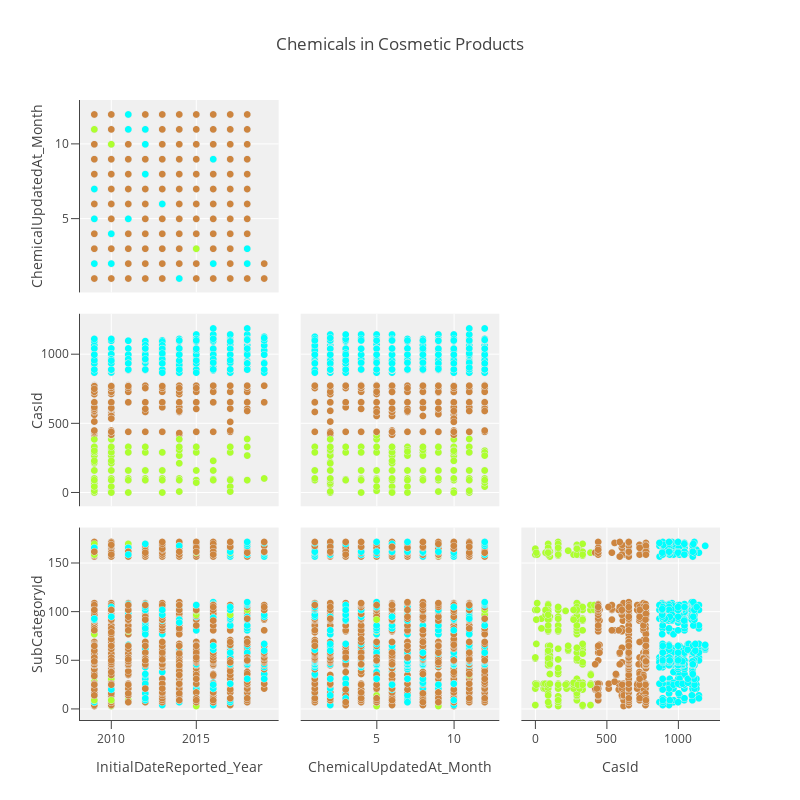

This figure's notebook cell:
### Code cell
data_plot = [
    go.Splom(
        dimensions=[dict(label = INITIALDATEREPORTED_COLUMN + '_Year',
                        values = data_aggregated[INITIALDATEREPORTED_COLUMN + '_Year']),
                    dict(label=CHEMICALUPDATEDAT_COLUMN + '_Month',
                        values=data_aggregated[CHEMICALUPDATEDAT_COLUMN + '_Month']),
                    dict(label=CASID_COLUMN,
                        values=data_aggregated[CASID_COLUMN]),
                    dict(label=SUBCATEGORYID_COLUMN,
                        values=data_aggregated[SUBCATEGORYID_COLUMN])],
        #text=text,
        #default axes name assignment :
        #xaxes= ['x1','x2',  'x3'],
        #yaxes=  ['y1', 'y2', 'y3'], 
        marker=dict(color=COLOR_MAP[clusters],
                    size=7,
                    line=dict(width=0.5,
                              color='rgb(230,230,230)'))
    )
]

axis = dict(showline=True,
          zeroline=False,
          gridcolor='#fff',
          ticklen=4)

layout = go.Layout(
    title='Chemicals in Cosmetic Products',
    width=800,
    height=800,
    autosize=False,
    hovermode='closest',
    plot_bgcolor='rgba(240,240,240, 0.95)',
    xaxis1=dict(axis),
    xaxis2=dict(axis),
    xaxis3=dict(axis),
    xaxis4=dict(axis),
    yaxis1=dict(axis),
    yaxis2=dict(axis),
    yaxis3=dict(axis),
    yaxis4=dict(axis)
)

data_plot[0]['showupperhalf'] = False
data_plot[0]['diagonal'].update(visible = False)

fig = dict(data=data_plot, layout=layout)
offline.iplot(fig)
pio.write_image(fig, get_path('splom_data_aggregated'))
Image(get_path('splom_data_aggregated'))

### Figure 1 — Plotly figure (JSON) as saved in the notebook; plotly's stock layout.template omitted (floating-point values rounded to 4 significant figures; data arrays with more than 128 entries replaced by an {"elided": "..."} marker saying what was removed)
{"data": [{"diagonal": {"visible": false}, "dimensions": [{"label": "InitialDateReported_Year", "values": {"elided": "9085 int values"}}, {"label": "ChemicalUpdatedAt_Month", "values": {"elided": "9085 int values"}}, {"label": "CasId", "values": {"elided": "9085 int values"}}, {"label": "SubCategoryId", "values": {"elided": "9085 int values"}}], "marker": {"color": {"elided": "9085 str values"}, "line": {"color": "rgb(230,230,230)", "width": 0.5}, "size": 7}, "showupperhalf": false, "type": "splom", "uid": "161dd521-9551-4fc4-b44f-fcea7951ad8b"}], "layout": {"autosize": false, "height": 800, "hovermode": "closest", "plot_bgcolor": "rgba(240,240,240, 0.95)", "title": {"text": "Chemicals in Cosmetic Products"}, "width": 800, "xaxis": {"gridcolor": "#fff", "showline": true, "ticklen": 8, "zeroline": false}, "xaxis2": {"gridcolor": "#fff", "showline": true, "ticklen": 8, "zeroline": false}, "xaxis3": {"gridcolor": "#fff", "showline": true, "ticklen": 8, "zeroline": false}, "xaxis4": {"gridcolor": "#fff", "showline": true, "ticklen": 8, "zeroline": false}, "yaxis": {"gridcolor": "#fff", "showline": true, "ticklen": 8, "zeroline": false}, "yaxis2": {"gridcolor": "#fff", "showline": true, "ticklen": 8, "zeroline": false}, "yaxis3": {"gridcolor": "#fff", "showline": true, "ticklen": 8, "zeroline": false}, "yaxis4": {"gridcolor": "#fff", "showline": true, "ticklen": 8, "zeroline": false}}}
